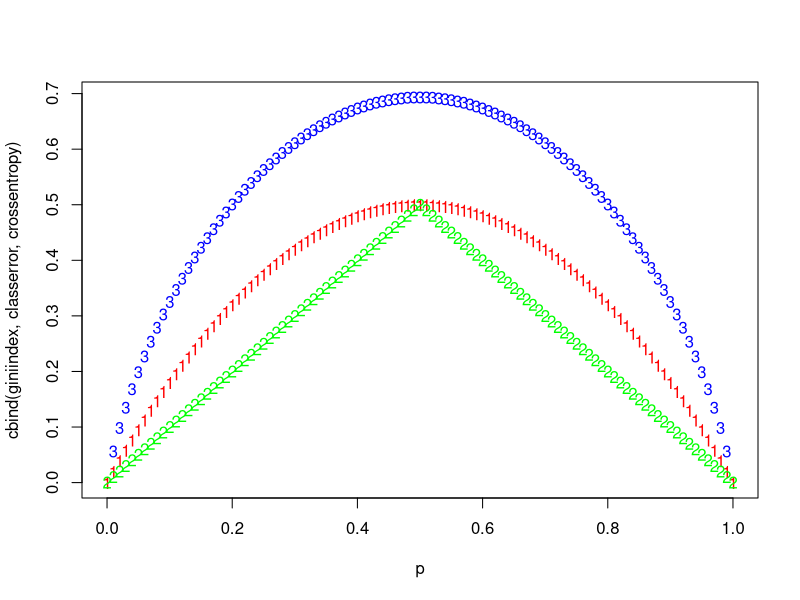

Source code (R):
## ---- chunk 1
p <- seq(0, 1, 0.01)
giniindex <- 2 * p * (1 - p)
classerror <- 1 - pmax(p, 1 - p)
crossentropy <- - (p * log(p) + (1 - p) * log(1 - p))
matplot(p, cbind(giniindex, classerror, crossentropy), col = c("red", "green", "blue"))
